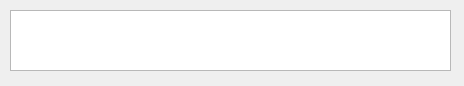
<?xml version="1.0" encoding="UTF-8"?>
<ui version="4.0">
 <class>Product</class>
 <widget class="QDialog" name="Product">
  <property name="geometry">
   <rect>
    <x>0</x>
    <y>0</y>
    <width>464</width>
    <height>86</height>
   </rect>
  </property>
  <property name="windowTitle">
   <string>Dialog</string>
  </property>
  <widget class="QTableView" name="tableView">
   <property name="geometry">
    <rect>
     <x>10</x>
     <y>10</y>
     <width>441</width>
     <height>61</height>
    </rect>
   </property>
  </widget>
 </widget>
 <resources/>
 <connections/>
</ui>
